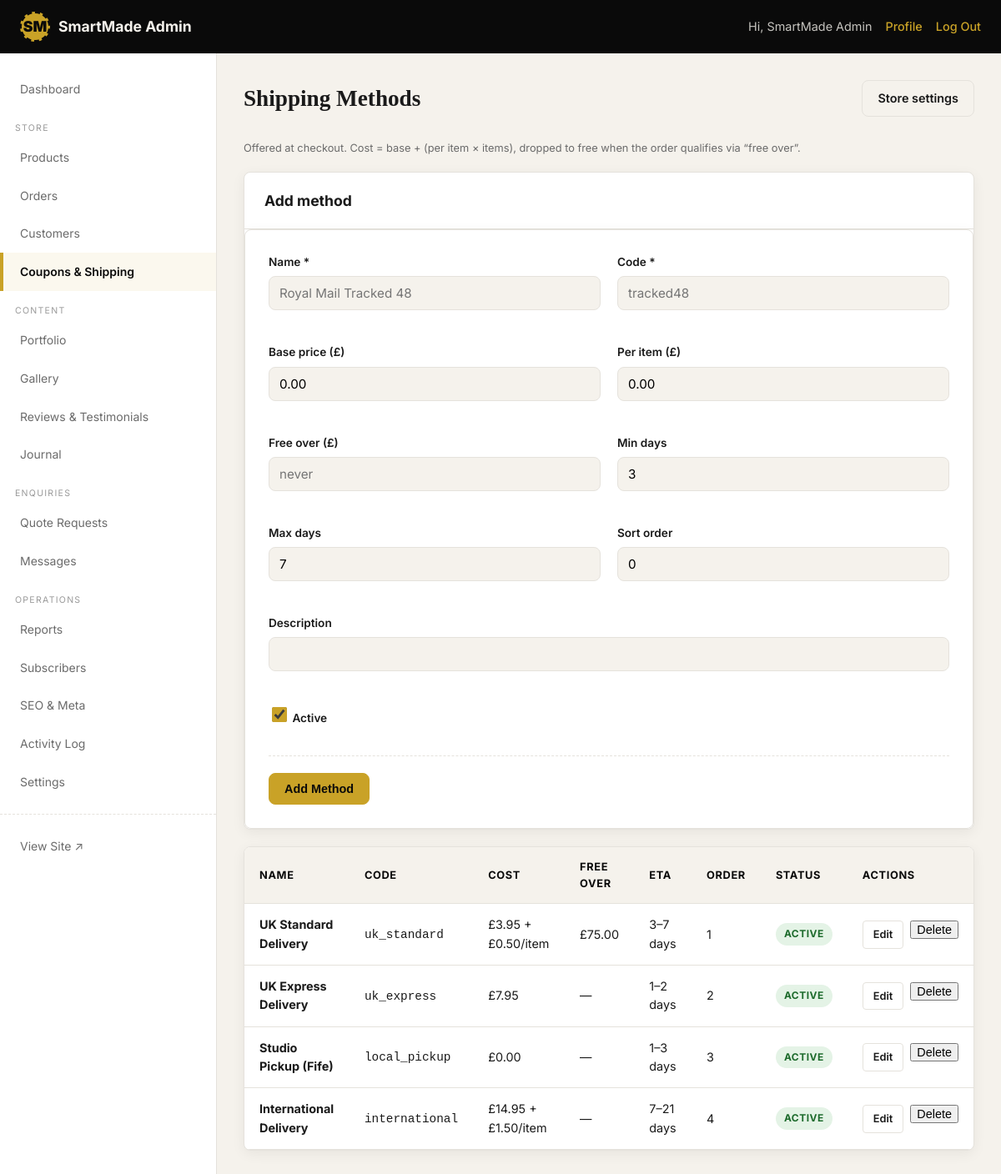
The page /admin/shipping.php (signed in) on the database its author committed.
### tables this page shows
CREATE TABLE `shipping_methods` (
  `id` int(11) UNSIGNED NOT NULL AUTO_INCREMENT,
  `code` varchar(40) NOT NULL,
  `name` varchar(120) NOT NULL,
  `description` varchar(255) DEFAULT NULL,
  `base_price` decimal(10,2) NOT NULL DEFAULT 0.00,
  `per_item_price` decimal(10,2) NOT NULL DEFAULT 0.00,
  `free_over` decimal(10,2) DEFAULT NULL,
  `min_days` int(11) UNSIGNED NOT NULL DEFAULT 3,
  `max_days` int(11) UNSIGNED NOT NULL DEFAULT 7,
  `countries` varchar(255) NOT NULL DEFAULT 'GB',
  `sort_order` int(11) NOT NULL DEFAULT 0,
  `is_active` tinyint(1) NOT NULL DEFAULT 1,
  PRIMARY KEY (`id`),
  UNIQUE KEY `uq_ship_code` (`code`)
);

### includes/functions.php (called while the page is built, shortened)
<?php
require_once __DIR__ . '/db.php';
function e(string $text): string {
    return htmlspecialchars($text, ENT_QUOTES | ENT_SUBSTITUTE, 'UTF-8');
}
function setting(string $key, string $default = ''): string {
    static $settings = null;
    if ($settings === null) {
        global $pdo;
        $settings = [];
        try {
            $stmt = $pdo->query("SELECT setting_key, setting_value FROM site_settings");
            while ($row = $stmt->fetch()) {
                $settings[$row['setting_key']] = $row['setting_value'];
            }
        } catch (PDOException $e) {
            error_log('Failed to load settings: ' . $e->getMessage());
        }
    }
    return $settings[$key] ?? $default;
}
function money($amount): string {
    return setting('currency_symbol', '£') . number_format((float)$amount, 2);
}

### admin/shipping.php (the view, shortened to what this page needs)
<?php
require_once __DIR__ . '/../includes/admin_header.php';
$editing = null;
$methods = $pdo->query("SELECT * FROM shipping_methods ORDER BY sort_order ASC, id ASC")->fetchAll();
?>
<div class="admin-page-header">
    <h1 class="admin-page-title">Shipping Methods</h1>
    <a href="<?= SITE_URL ?>/admin/settings.php?tab=store" class="admin-btn admin-btn-secondary">Store settings</a>
</div>
<p class="admin-form-hint" style="margin-bottom:18px;">Offered at checkout. Cost = base + (per item × items), dropped to free when the order qualifies via “free over”.</p>
<div class="admin-card reveal" style="margin-bottom:20px;">
    <div class="admin-card-header">
        <h2 class="admin-card-title"><?= $editing ? 'Edit method' : 'Add method' ?></h2>
    </div>
    <form action="" method="post" class="admin-form">
        <div class="admin-form-grid">
            <div class="admin-form-group">
                <label for="name">Name *</label>
                <input type="text" id="name" name="name" value="<?= e($editing['name'] ?? '') ?>" placeholder="Royal Mail Tracked 48" required>
            </div>
            <div class="admin-form-group">
                <label for="code">Code *</label>
                <input type="text" id="code" name="code" value="<?= e($editing['code'] ?? '') ?>" placeholder="tracked48" <?= $editing ? 'readonly' : '' ?>>
            </div>
            <div class="admin-form-group">
                <label for="base_price">Base price (£)</label>
                <input type="number" step="0.01" min="0" id="base_price" name="base_price" value="<?= e($editing['base_price'] ?? '0.00') ?>">
            </div>
            <div class="admin-form-group">
                <label for="per_item_price">Per item (£)</label>
                <input type="number" step="0.01" min="0" id="per_item_price" name="per_item_price" value="<?= e($editing['per_item_price'] ?? '0.00') ?>">
            </div>
            <div class="admin-form-group">
                <label for="free_over">Free over (£)</label>
                <input type="number" step="0.01" min="0" id="free_over" name="free_over" value="<?= e($editing['free_over'] ?? '') ?>" placeholder="never">
            </div>
            <div class="admin-form-group">
                <label for="min_days">Min days</label>
                <input type="number" min="0" id="min_days" name="min_days" value="<?= e($editing['min_days'] ?? '3') ?>">
            </div>
            <div class="admin-form-group">
                <label for="max_days">Max days</label>
                <input type="number" min="0" id="max_days" name="max_days" value="<?= e($editing['max_days'] ?? '7') ?>">
            </div>
            <div class="admin-form-group">
                <label for="sort_order">Sort order</label>
                <input type="number" id="sort_order" name="sort_order" value="<?= e($editing['sort_order'] ?? '0') ?>">
            </div>
            <div class="admin-form-group full">
                <label for="description">Description</label>
                <input type="text" id="description" name="description" value="<?= e($editing['description'] ?? '') ?>">
            </div>
            <div class="admin-form-group">
                <label class="admin-checkbox"><input type="checkbox" name="is_active" value="1" <?= ($editing['is_active'] ?? 1) ? 'checked' : '' ?>> Active</label>
            </div>
        </div>
        <div class="admin-form-actions">
            <button type="submit" class="admin-btn admin-btn-primary"><?= $editing ? 'Save Method' : 'Add Method' ?></button>
        </div>
    </form>
</div>
<div class="admin-card reveal">
    <div class="admin-table-wrap">
        <table class="admin-table">
            <thead><tr><th>Name</th><th>Code</th><th>Cost</th><th>Free over</th><th>ETA</th><th>Order</th><th>Status</th><th>Actions</th></tr></thead>
            <tbody>
                <?php if (empty($methods)): ?>
                    <tr><td colspan="8" class="admin-empty">No shipping methods — checkout will show no delivery options.</td></tr>
                <?php else: ?>
                    <?php foreach ($methods as $m): ?>
                        <tr>
                            <td><strong><?= e($m['name']) ?></strong></td>
                            <td><code><?= e($m['code']) ?></code></td>
                            <td><?= money($m['base_price']) ?><?= (float)$m['per_item_price'] > 0 ? ' + ' . money($m['per_item_price']) . '/item' : '' ?></td>
                            <td><?= $m['free_over'] !== null ? money($m['free_over']) : '—' ?></td>
                            <td><?= (int)$m['min_days'] ?>–<?= (int)$m['max_days'] ?> days</td>
                            <td><?= (int)$m['sort_order'] ?></td>
                            <td><span class="badge badge-<?= $m['is_active'] ? 'success' : 'error' ?>"><?= $m['is_active'] ? 'Active' : 'Off' ?></span></td>
                            <td>
                                <div class="admin-table-actions">
                                    <a href="?edit=<?= (int)$m['id'] ?>">Edit</a>
                                    <form method="post" style="display:inline;" onsubmit="return confirm('Delete this shipping method?');">
                                        <button type="submit" class="link-btn link-btn-danger" style="font-size:inherit;">Delete</button>
                                    </form>
                                </div>
                            </td>
                        </tr>
                    <?php endforeach; ?>
                <?php endif; ?>
            </tbody>
        </table>
    </div>
</div>
<?php include __DIR__ . '/../includes/admin_footer.php'; ?>

### includes/admin_header.php (shortened to what this page needs)
<?php
require_once __DIR__ . '/functions.php';
$currentScript = basename($_SERVER['PHP_SELF']);
$adminName = $_SESSION['admin_name'] ?? 'Admin';
?>
<!DOCTYPE html>
<html lang="en-GB">
<head>
    <link rel="stylesheet" href="<?= SITE_URL ?>/assets/css/admin.css">
</head>
<body class="admin-body">
    <header class="admin-header">
        <div class="admin-header-inner">
            <a href="<?= SITE_URL ?>/admin/dashboard.php" class="admin-logo">
                <span class="logo-mark">SM</span>
                <span>SmartMade Admin</span>
            </a>
            <div class="admin-user">
                <span class="admin-user-name">Hi, <?= e($adminName) ?></span>
                <a href="<?= SITE_URL ?>/admin/profile.php" class="admin-user-link">Profile</a>
                <a href="<?= SITE_URL ?>/admin/logout.php" class="admin-user-link">Log Out</a>
            </div>
        </div>
    </header>
    <div class="admin-layout">
        <nav class="admin-nav" id="admin-nav" aria-label="Admin navigation">
            <ul>
                <li class="<?= $currentScript === 'dashboard.php' ? 'is-active' : '' ?>">
                    <a href="<?= SITE_URL ?>/admin/dashboard.php">Dashboard</a>
                </li>
                <li class="admin-nav-heading">Store</li>
                <li class="<?= in_array($currentScript, ['products.php', 'product_add.php', 'product_edit.php', 'product_images.php', 'product_variants.php', 'product_pers.php', 'product_categories.php']) ? 'is-active' : '' ?>">
                    <a href="<?= SITE_URL ?>/admin/products.php">Products</a>
                </li>
                <li class="<?= in_array($currentScript, ['orders.php', 'order_view.php']) ? 'is-active' : '' ?>">
                    <a href="<?= SITE_URL ?>/admin/orders.php">Orders</a>
                </li>
                <li class="<?= in_array($currentScript, ['customers.php', 'customer_view.php']) ? 'is-active' : '' ?>">
                    <a href="<?= SITE_URL ?>/admin/customers.php">Customers</a>
                </li>
                <li class="<?= in_array($currentScript, ['coupons.php', 'shipping.php']) ? 'is-active' : '' ?>">
                    <a href="<?= SITE_URL ?>/admin/coupons.php">Coupons &amp; Shipping</a>
                </li>
                <li class="admin-nav-heading">Content</li>
                <li class="<?= in_array($currentScript, ['portfolio.php', 'portfolio_add.php', 'portfolio_edit.php']) ? 'is-active' : '' ?>">
                    <a href="<?= SITE_URL ?>/admin/portfolio.php">Portfolio</a>
                </li>
                <li class="<?= in_array($currentScript, ['gallery.php', 'gallery_add.php', 'gallery_edit.php']) ? 'is-active' : '' ?>">
                    <a href="<?= SITE_URL ?>/admin/gallery.php">Gallery</a>
                </li>
                <li class="<?= in_array($currentScript, ['reviews.php', 'review_view.php', 'testimonials.php', 'testimonial_add.php', 'testimonial_edit.php']) ? 'is-active' : '' ?>">
                    <a href="<?= SITE_URL ?>/admin/reviews.php">Reviews &amp; Testimonials</a>
                </li>
                <li class="<?= in_array($currentScript, ['blog.php', 'blog_add.php', 'blog_edit.php']) ? 'is-active' : '' ?>">
                    <a href="<?= SITE_URL ?>/admin/blog.php">Journal</a>
                </li>
                <li class="admin-nav-heading">Enquiries</li>
                <li class="<?= in_array($currentScript, ['quotes.php', 'quote_view.php']) ? 'is-active' : '' ?>">
                    <a href="<?= SITE_URL ?>/admin/quotes.php">Quote Requests</a>
                </li>
                <li class="<?= in_array($currentScript, ['messages.php', 'message_view.php']) ? 'is-active' : '' ?>">
                    <a href="<?= SITE_URL ?>/admin/messages.php">Messages</a>
                </li>
                <li class="admin-nav-heading">Operations</li>
                <li class="<?= $currentScript === 'reports.php' ? 'is-active' : '' ?>">
                    <a href="<?= SITE_URL ?>/admin/reports.php">Reports</a>
                </li>
                <li class="<?= $currentScript === 'subscribers.php' ? 'is-active' : '' ?>">
                    <a href="<?= SITE_URL ?>/admin/subscribers.php">Subscribers</a>
                </li>
                <li class="<?= $currentScript === 'seo.php' ? 'is-active' : '' ?>">
                    <a href="<?= SITE_URL ?>/admin/seo.php">SEO &amp; Meta</a>
                </li>
                <li class="<?= $currentScript === 'activity.php' ? 'is-active' : '' ?>">
                    <a href="<?= SITE_URL ?>/admin/activity.php">Activity Log</a>
                </li>
                <li class="<?= $currentScript === 'settings.php' ? 'is-active' : '' ?>">
                    <a href="<?= SITE_URL ?>/admin/settings.php">Settings</a>
                </li>
                <li class="admin-nav-spacer"></li>
                <li><a href="<?= SITE_URL ?>/" target="_blank">View Site ↗</a></li>
            </ul>
        </nav>
        <main class="admin-main" id="admin-main">
            <div class="admin-content">

### includes/admin_footer.php (shortened to what this page needs)
            </div>
        </main>
    </div>
</body>
</html>

### rows shown on the page
shipping_methods: name "UK Standard Delivery", code "uk_standard", base_price "£3.95", per_item_price "£0.50", free_over "£75.00", min_days "3", max_days "7", sort_order "1", is_active "ACTIVE"
shipping_methods: name "UK Express Delivery", code "uk_express", base_price "£7.95", min_days "1", max_days "2", sort_order "2", is_active "ACTIVE"
shipping_methods: name "Studio Pickup (Fife)", code "local_pickup", base_price "£0.00", min_days "1", max_days "3", sort_order "3", is_active "ACTIVE"
shipping_methods: name "International Delivery", code "international", base_price "£14.95", per_item_price "£1.50", min_days "7", max_days "21", sort_order "4", is_active "ACTIVE"

### other values the page prints
$adminName "SmartMade Admin"
